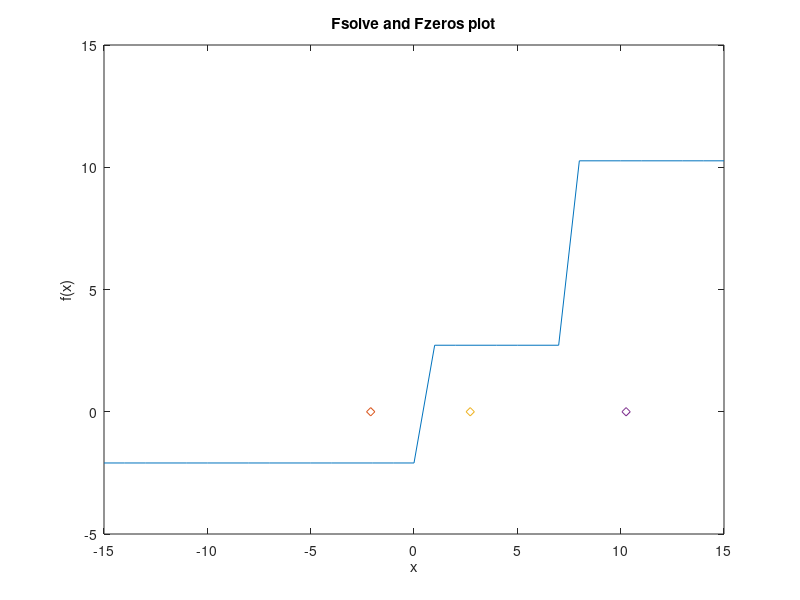

Write MATLAB code to recreate this figure.
f=@(x) exp(0.45.*x)-x.^2+4;
vector=-15:1:15;
x=fsolve(f,vector);
plot (vector,x)
hold on
x1=fzero(f,-2);
x2=fzero(f,3);
x3=fzero(f,10);
plot(x1,0,'d', x2,0,'d', x3,0,'d')
hold off
ylabel('f(x)')
xlabel('x')
title('Fsolve and Fzeros plot')
